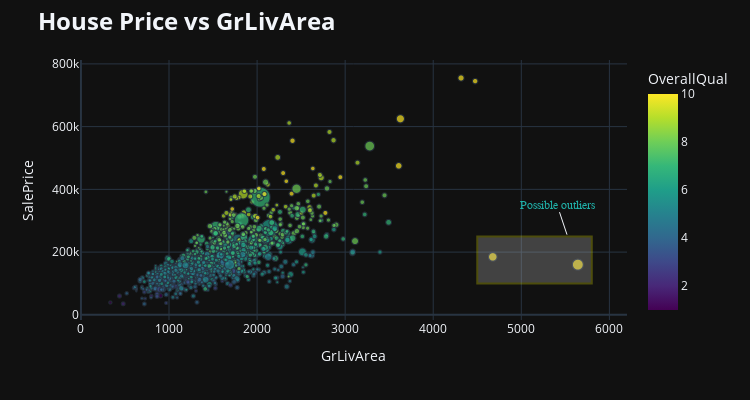

Notebook code for this chart:
### Markdown cell above
### Relationship of Sale Price with Numerical Variables

### Code cell
important_features = ['LotArea', 'OverallQual', 'GrLivArea', 'GarageCars', 'GarageArea', 'TotalBsmtSF', 
                      '1stFlrSF', 'FullBath', 'TotRmsAbvGrd', 'YearBuilt','YearRemodAdd', 'SalePrice']
DF = df_train[important_features]

#.......main plot (scatter)
fig = px.scatter(DF,x='GrLivArea',y='SalePrice',color='OverallQual',size='LotArea', width=750,height=400)

#......annotation (text)
fig.add_annotation(text="Possible outliers",xref="x", yref="y",x=6200,y=160000,showarrow = True,
                   yshift=30,xshift=-60,font=dict(family="sans serif",size=12,color="LightSeaGreen"))

#......annotation (box)
fig.add_shape(type="rect",xref="x", yref="y",x0=4500, x1=5800, y0=100000, y1=250000,
              fillcolor="lightgray", line_color="yellow",opacity=0.25)

#......update the plot as you wish
fig.update_layout(title='<b>House Price vs GrLivArea<b>',titlefont={'size': 24},template='plotly_dark')
fig.show()

### Figure 1 — Plotly figure (JSON) as saved in the notebook; plotly's stock layout.template omitted (floating-point values rounded to 4 significant figures; data arrays with more than 128 entries replaced by an {"elided": "..."} marker saying what was removed)
{"data": [{"hovertemplate": "GrLivArea=%{x}<br>SalePrice=%{y}<br>LotArea=%{marker.size}<br>OverallQual=%{marker.color}<extra></extra>", "legendgroup": "", "marker": {"color": {"elided": "1460 int values"}, "coloraxis": "coloraxis", "size": {"elided": "1460 int values"}, "sizemode": "area", "sizeref": 538.1, "symbol": "circle"}, "mode": "markers", "name": "", "showlegend": false, "type": "scattergl", "x": {"elided": "1460 int values"}, "xaxis": "x", "y": {"elided": "1460 int values"}, "yaxis": "y"}], "layout": {"annotations": [{"font": {"color": "LightSeaGreen", "family": "sans serif", "size": 12}, "showarrow": true, "text": "Possible outliers", "x": 6200, "xref": "x", "xshift": -60, "y": 160000, "yref": "y", "yshift": 30}], "coloraxis": {"colorbar": {"title": {"text": "OverallQual"}}, "colorscale": [[0, "#440154"], [0.1111, "#482878"], [0.2222, "#3e4989"], [0.3333, "#31688e"], [0.4444, "#26828e"], [0.5556, "#1f9e89"], [0.6667, "#35b779"], [0.7778, "#6ece58"], [0.8889, "#b5de2b"], [1, "#fde725"]]}, "height": 400, "legend": {"itemsizing": "constant", "tracegroupgap": 0}, "margin": {"t": 60}, "shapes": [{"fillcolor": "lightgray", "line": {"color": "yellow"}, "opacity": 0.25, "type": "rect", "x0": 4500, "x1": 5800, "xref": "x", "y0": 100000, "y1": 250000, "yref": "y"}], "title": {"font": {"size": 24}, "text": "<b>House Price vs GrLivArea<b>"}, "width": 750, "xaxis": {"anchor": "y", "domain": [0, 1], "title": {"text": "GrLivArea"}}, "yaxis": {"anchor": "x", "domain": [0, 1], "title": {"text": "SalePrice"}}}}
